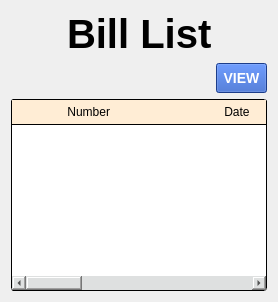
                 <widget class="QWidget" name="bill_list_page_2">
                  <layout class="QVBoxLayout" name="verticalLayout_39">
                   <item>
                    <layout class="QHBoxLayout" name="horizontalLayout_141">
                     <item>
                      <spacer name="horizontalSpacer_157">
                       <property name="orientation">
                        <enum>Qt::Horizontal</enum>
                       </property>
                       <property name="sizeHint" stdset="0">
                        <size>
                         <width>40</width>
                         <height>20</height>
                        </size>
                       </property>
                      </spacer>
                     </item>
                     <item>
                      <widget class="QLabel" name="label_25">
                       <property name="styleSheet">
                        <string notr="true">font: 30pt;
font-weight: bold;</string>
                       </property>
                       <property name="text">
                        <string>Bill List</string>
                       </property>
                      </widget>
                     </item>
                     <item>
                      <spacer name="horizontalSpacer_158">
                       <property name="orientation">
                        <enum>Qt::Horizontal</enum>
                       </property>
                       <property name="sizeHint" stdset="0">
                        <size>
                         <width>40</width>
                         <height>28</height>
                        </size>
                       </property>
                      </spacer>
                     </item>
                    </layout>
                   </item>
                   <item>
                    <layout class="QHBoxLayout" name="horizontalLayout_142">
                     <item>
                      <spacer name="horizontalSpacer_159">
                       <property name="orientation">
                        <enum>Qt::Horizontal</enum>
                       </property>
                       <property name="sizeHint" stdset="0">
                        <size>
                         <width>40</width>
                         <height>20</height>
                        </size>
                       </property>
                      </spacer>
                     </item>
                     <item>
                      <widget class="QPushButton" name="view_bill_button">
                       <property name="styleSheet">
                        <string notr="true">QPushButton#view_bill_button {
	background-color: rgb(39, 86, 193);
	color: white;
	padding: 6px;
    font: bold 14px;
}
QPushButton#view_bill_button:hover {
    background-color: black;
	color: white;
    border-style: inset;
}</string>
                       </property>
                       <property name="text">
                        <string>VIEW</string>
                       </property>
                      </widget>
                     </item>
                    </layout>
                   </item>
                   <item>
                    <widget class="QTableWidget" name="bill_list_table">
                     <property name="styleSheet">
                      <string notr="true">QScrollBar{
	background-color: rgb(222, 224, 224);
}
QTableWidget{
	background-color: rgb(255, 255, 255);
	border-radius: 3px;
	border: 1px solid black;
}

QHeaderView::section{
	background-color: rgb(255, 237, 213);
	border: none;
	border-bottom: 1px solid black;
	padding: 3px 5px;
}

QHeaderView::item{
	border-bottom: 1px solid black;
	background-color: rgb(255, 255, 246);
	text-align: left;
	padding-left: 3px;
}


</string>
                     </property>
                     <attribute name="horizontalHeaderDefaultSectionSize">
                      <number>150</number>
                     </attribute>
                     <attribute name="horizontalHeaderStretchLastSection">
                      <bool>true</bool>
                     </attribute>
                     <attribute name="verticalHeaderVisible">
                      <bool>false</bool>
                     </attribute>
                     <column>
                      <property name="text">
                       <string> Number</string>
                      </property>
                     </column>
                     <column>
                      <property name="text">
                       <string>Date</string>
                      </property>
                     </column>
                     <column>
                      <property name="text">
                       <string>Total</string>
                      </property>
                     </column>
                     <column>
                      <property name="text">
                       <string>Status</string>
                      </property>
                     </column>
                    </widget>
                   </item>
                  </layout>
                 </widget>
